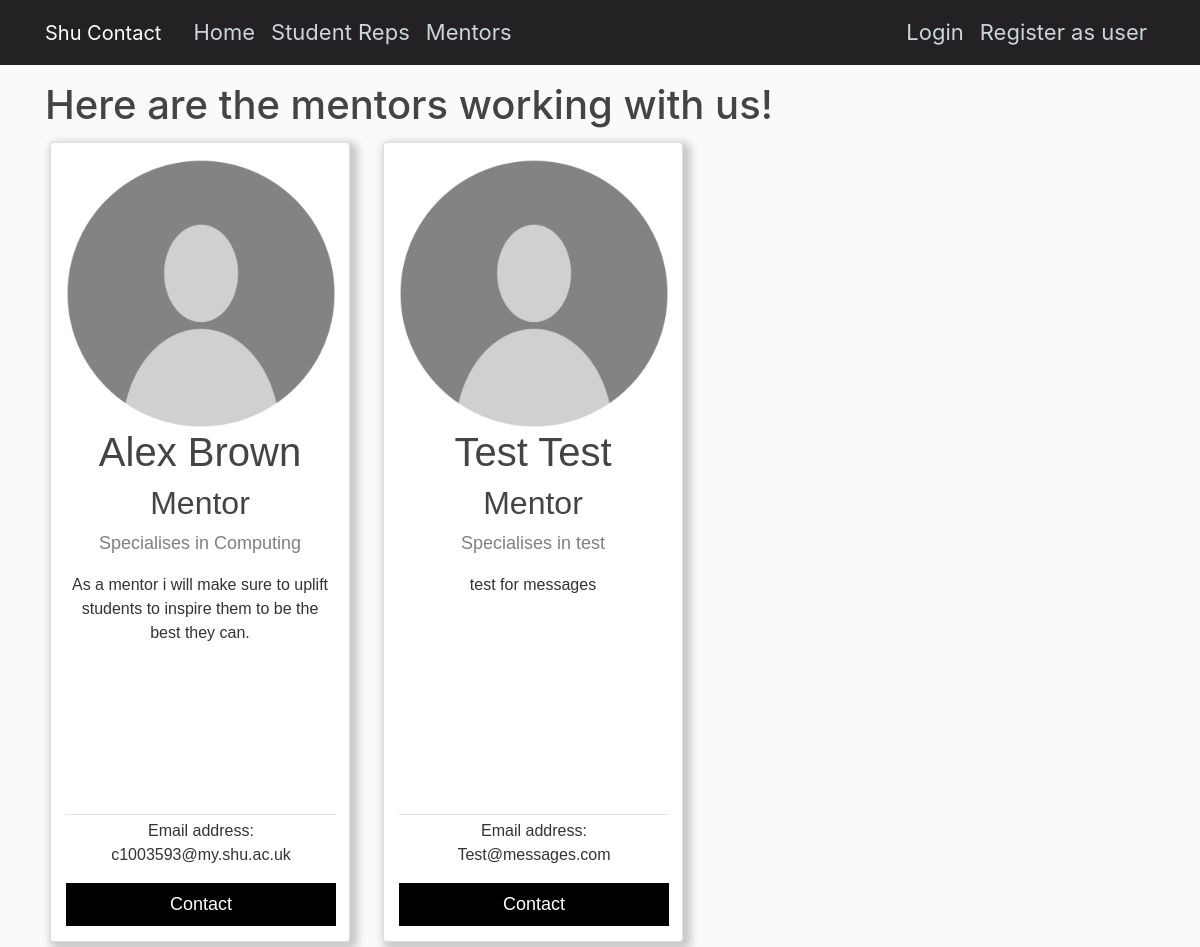
Before: /mentors with the older database file.
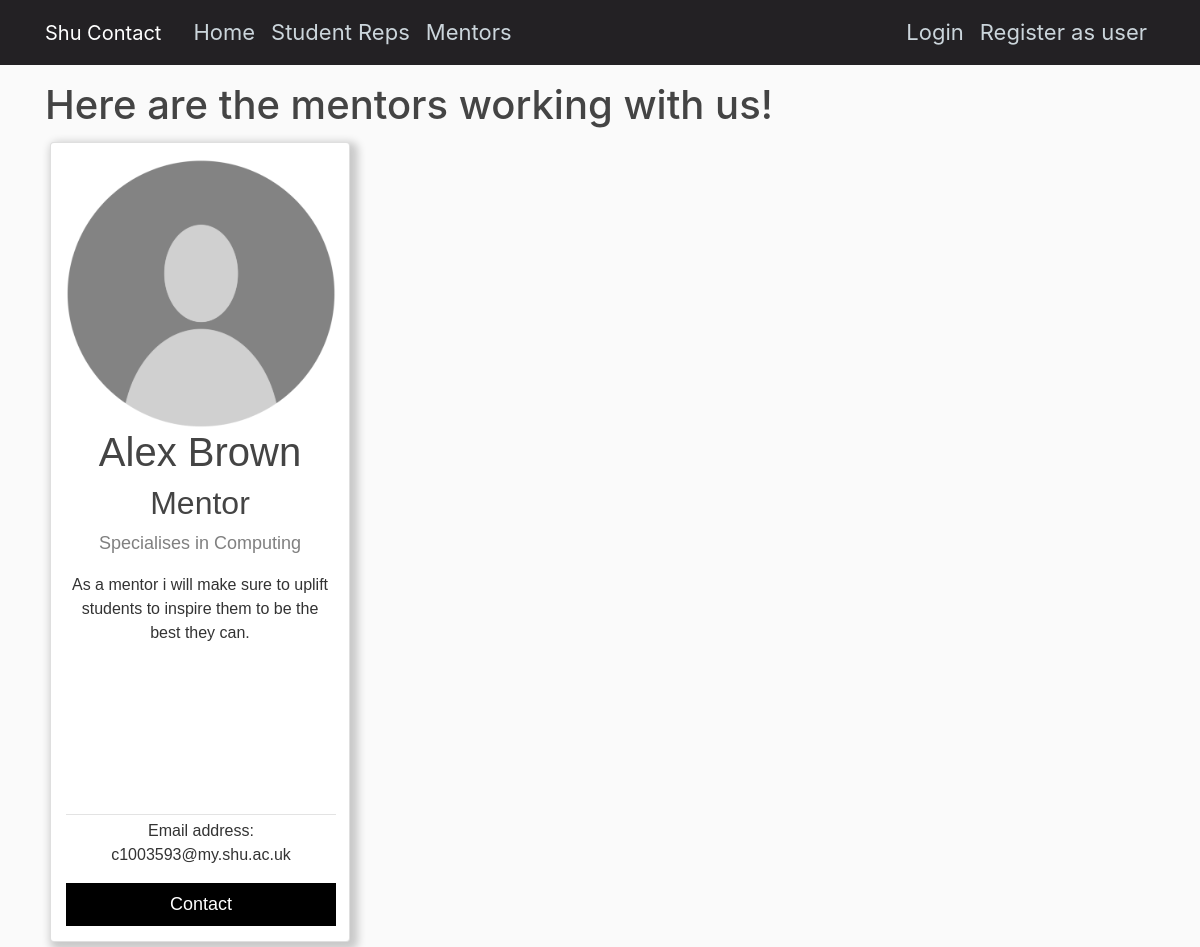
After: the same page with the newer database file.
### users/models.py (models this page shows, shortened)
class MentorProfile(models.Model):
    user = models.OneToOneField(User, null = True, on_delete = models.CASCADE)
    MentorRefNumber = models.OneToOneField(MentorRefNumberGen, blank = False, max_length=33, on_delete = models.DO_NOTHING)
    AreaOfStudy = models.CharField(max_length=20, null = True)
    DOB = models.DateField(null = True)
    Description = models.TextField(null = True, max_length=300)
    Image = models.ImageField(default = 'defaultpi.png', upload_to = 'mentor_pics')

### ContactApplication/views.py (the view)
# urls.py: path('mentors', mentorListView.as_view(), name = 'mentors'),
class mentorListView(ListView):
    model = MentorProfile
    template_name = 'ContactApplication/mentors.html'
    context_object_name = 'mentorprofiles'
    ordering = ['AreaOfStudy']
    paginate_by = 6

### ContactApplication/templates/ContactApplication/mentors.html (shortened to what this page needs)
{% extends "ContactApplication/base.html" %}
{% block content %}
    <h1>Here are the mentors working with us!</h1>
    {% for mentorprofile in mentorprofiles %}
        <div class="column">
            <div class="card">
                <div style="text-align: center;">
                    <img class="rounded-circle" src="{{mentorprofile.Image.url}}", width="270", height="270">
                </div>
                <h1>{{ mentorprofile.user.first_name }} {{ mentorprofile.user.last_name }}</h1>
                <h2>Mentor</h2>
                <p class="title"> Specialises in {{ mentorprofile.AreaOfStudy }}</p>
                <p>{{ mentorprofile.Description }}</p>
                <div class="bottomcard">
                    <div class="article-metadata">
                    </div>
                    <p class="muted">Email address:</br> {{ mentorprofile.user.email }}</p>
                    <a href="{% url 'messaging:send_message' recipient_username=mentorprofile.user.username %}">
                        <button>Contact</button>
                    </a>
                </div>
            </div>
        </div>
    {% endfor %}
{% endblock content %}

Changed rows visible on the page:
removed MentorProfile: Image (placeholder picture), user.first_name "Test", user.last_name "Test", AreaOfStudy "test", Description "test for messages", user.email "Test@messages.com"
